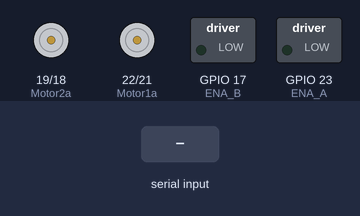
Bench run of a sketch on a simulated ESP32. Parts: motor-driver pin pairs drawn as motors (green arrow = first pin HIGH = forward, orange = second pin HIGH = backward, longer = more drive), switched loads named in the sketch (green lamp = pin HIGH). Inputs (shaded band) come from the test bench. Nothing arrives over Bluetooth unless stated; what the sketch prints to the serial monitor is not drawn.

Above: at 1.2 s.
1.3 s: "F" received over the second serial link
At 2.5 s:
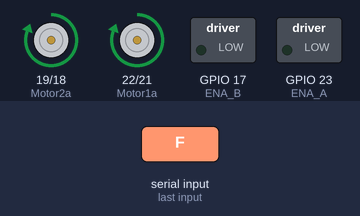
2.8 s: "B" received over the second serial link
At 3.9 s:
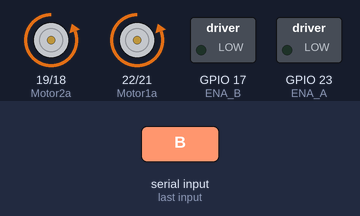
4.3 s: "L" received over the second serial link
At 5.0 s:
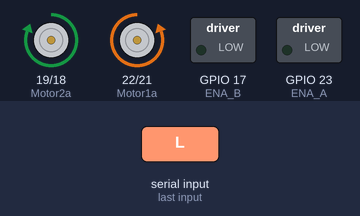
5.8 s: "R" received over the second serial link
At 6.1 s:
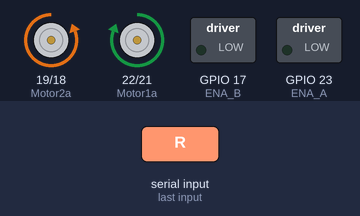
Timing chart, 0 to 8.3 s (numbered marks = the images above; inputs shaded):
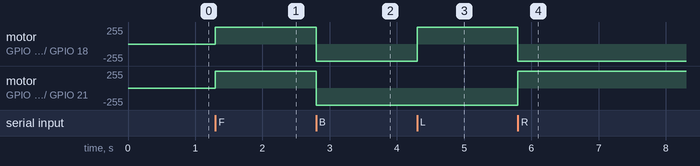

Measured:
- after the input at 1.3 s, motor on GPIO 19 (Motor2a) / GPIO 18 (Motor2b), motor on GPIO 22 (Motor1a) / GPIO 21 (Motor1b): stopped → forward 255/255 at once
- after the input at 2.8 s, motor on GPIO 19 (Motor2a) / GPIO 18 (Motor2b), motor on GPIO 22 (Motor1a) / GPIO 21 (Motor1b): forward 255/255 → backward 255/255 at once
- after the input at 4.3 s, motor on GPIO 19 (Motor2a) / GPIO 18 (Motor2b): backward 255/255 → forward 255/255 at once
- after the input at 5.8 s, motor on GPIO 19 (Motor2a) / GPIO 18 (Motor2b): forward 255/255 → backward 255/255 at once; motor on GPIO 22 (Motor1a) / GPIO 21 (Motor1b): backward 255/255 → forward 255/255 at once

The sketch:

salvame_se_or_jesus_copy_20230619224400.ino
```cpp
#include  "Arduino.h"
#include "BluetoothSerial.h"
#include  "analogWrite.h"

// Definición de pines

#define Motor1a  22
#define Motor1b  21
#define Motor2a  19
#define Motor2b  18
#define ENA_A  23
#define ENA_B  17

int Velocidad = 0;

BluetoothSerial BT;

void callback_function(esp_spp_cb_event_t event, esp_spp_cb_param_t *param) {
  if (event == ESP_SPP_START_EVT) {
    Serial.println("Inicializado SPP");
  }
  else if (event == ESP_SPP_SRV_OPEN_EVT ) {
    Serial.println("Cliente conectado");
  }
  else if (event == ESP_SPP_CLOSE_EVT  ) {
    Serial.println("Cliente desconectado");
  }
  else if (event == ESP_SPP_DATA_IND_EVT ) {
    Serial.println("Datos recibidos");
    while (BT.available()) { // Mientras haya datos por recibir
      int incoming = BT.read(); // Lee un byte de los datos recibidos
    }
  }
}


void setup() {
  BT.begin("ESP32_bender "); // Nombre de tu Dispositivo Bluetooth y en modo esclavo
  Serial.println("El dispositivo Bluetooth está listo para emparejar");
  BT.register_callback(callback_function); // Registramos la función "callback_function" como función callback.

  // Configuración de los pines del controlador LM289N
  pinMode(Motor1a, OUTPUT);
  pinMode(Motor1b, OUTPUT);
  pinMode(Motor2a, OUTPUT);
  pinMode(Motor2b, OUTPUT);
   Serial.begin(9600); // Inicializando la conexión serial para debug

}

void loop() {
  if (BT.available()) // Compruebe si recibimos algo de Bluetooth
  {
    int incoming = BT.read(); // Lee lo que recibimos
    Serial.print("Recibido: ");
    Serial.println(incoming);

    switch(incoming){
      case 70: // F en ASCII
       { Adelante();
           Serial.print("Adelante");
          incoming=0;
       }break;

      case 66: // B en ASCII
       {Retroceder();
       Serial.print("Retroceder");
        incoming=0;
       }break;

      case 76: // L en ASCII
       {Izquierda();
       Serial.print("Izquierda");
        incoming=0;
       }break;

      case 82: // R en ASCII
       {Derecha();
       Serial.print("Derecha");
        incoming=0;
       }break;

             case 51: // R en ASCII
       {
        Velocidad=Velocidad+85;
        if(Velocidad>255){Velocidad=255;}
       Serial.println(Velocidad);
        incoming=0;
       }break;

             case 49: // R en ASCII
       {
         Velocidad=Velocidad-85;
         if(Velocidad<0){Velocidad=0;}
       Serial.println(Velocidad);
        incoming=0;
       }break;

      default:
        {Parar();
        Serial.print("Parado");
        }break; }
  }
}


void Adelante() {

  analogWrite(ENA_A, Velocidad);
  digitalWrite(Motor1a , HIGH);
  digitalWrite(Motor1b, LOW);
  digitalWrite(Motor2a,HIGH);
  digitalWrite(Motor2b, LOW);
   analogWrite(ENA_B, Velocidad);
}


void Retroceder() {
  analogWrite(ENA_A , Velocidad );
  digitalWrite(Motor1a , LOW);
  digitalWrite(Motor1b, HIGH);
  digitalWrite(Motor2a, LOW);
  digitalWrite(Motor2b, HIGH);
  analogWrite(ENA_B , Velocidad);
}
void Izquierda() {
  analogWrite(ENA_A , Velocidad);
  digitalWrite(Motor1a, LOW);
  digitalWrite(Motor1b, HIGH);
  digitalWrite(Motor2a, HIGH);
  digitalWrite(Motor2b, LOW);
  analogWrite(ENA_B , Velocidad);
}
void Derecha() {
  analogWrite(ENA_A , Velocidad);
  digitalWrite(Motor1a, HIGH);
  digitalWrite(Motor1b, LOW);
  digitalWrite(Motor2a, LOW);
  digitalWrite(Motor2b, HIGH);
  analogWrite(ENA_B , Velocidad);
}
void Parar() {
  analogWrite(ENA_A , Velocidad);
  digitalWrite(Motor1a, LOW);
  digitalWrite(Motor1b, LOW);
  digitalWrite(Motor2a, LOW);
  digitalWrite(Motor2b, LOW);
  analogWrite(ENA_B , Velocidad);
}
```
